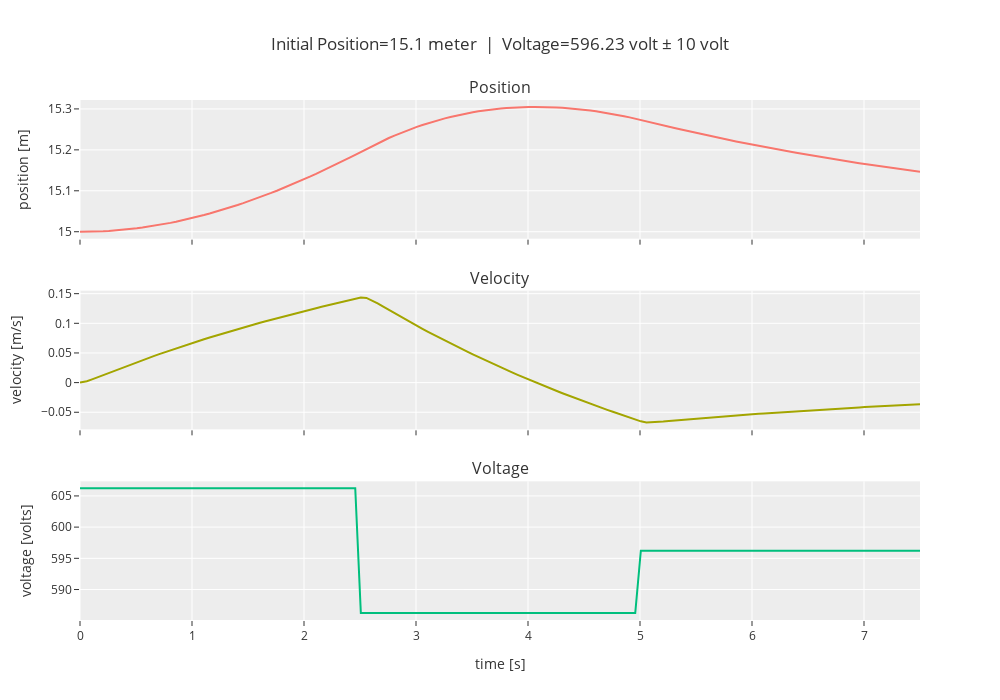

Notebook source saved alongside this figure:
### Markdown cell above
### Position $x = 15$

### Code cell
x = 15
linear_analysis(x, doublet_magnitude=10)

### Figure 1 — Plotly figure (JSON) as saved in the notebook; plotly's stock layout.template omitted (floating-point values rounded to 4 significant figures; data arrays with more than 128 entries replaced by an {"elided": "..."} marker saying what was removed)
{"data": [{"type": "scatter", "x": {"elided": "152 float values"}, "xaxis": "x", "y": {"elided": "152 float values"}, "yaxis": "y"}, {"type": "scatter", "x": {"elided": "152 float values"}, "xaxis": "x2", "y": {"elided": "152 float values"}, "yaxis": "y2"}, {"type": "scatter", "x": {"elided": "152 float values"}, "xaxis": "x3", "y": {"elided": "152 float values"}, "yaxis": "y3"}], "layout": {"annotations": [{"font": {"size": 16}, "showarrow": false, "text": "Position", "x": 0.5, "xanchor": "center", "xref": "paper", "y": 1, "yanchor": "bottom", "yref": "paper"}, {"font": {"size": 16}, "showarrow": false, "text": "Velocity", "x": 0.5, "xanchor": "center", "xref": "paper", "y": 0.6333, "yanchor": "bottom", "yref": "paper"}, {"font": {"size": 16}, "showarrow": false, "text": "Voltage", "x": 0.5, "xanchor": "center", "xref": "paper", "y": 0.2667, "yanchor": "bottom", "yref": "paper"}], "height": 700, "showlegend": false, "title": {"text": "Initial Position=15.1 meter  |  Voltage=596.23 volt ± 10 volt"}, "width": 1000, "xaxis": {"anchor": "y", "autorange": true, "domain": [0, 1], "matches": "x3", "range": [0, 7.5], "showticklabels": false, "type": "linear"}, "xaxis2": {"anchor": "y2", "autorange": true, "domain": [0, 1], "matches": "x3", "range": [0, 7.5], "showticklabels": false, "type": "linear"}, "xaxis3": {"anchor": "y3", "autorange": true, "domain": [0, 1], "range": [0, 7.5], "title": {"text": "time [s]"}, "type": "linear"}, "yaxis": {"anchor": "x", "autorange": true, "domain": [0.7333, 1], "range": [14.98, 15.32], "title": {"text": "position [m]"}, "type": "linear"}, "yaxis2": {"anchor": "x2", "autorange": true, "domain": [0.3667, 0.6333], "range": [-0.07879, 0.155], "title": {"text": "velocity [m/s]"}, "type": "linear"}, "yaxis3": {"anchor": "x3", "autorange": true, "domain": [0, 0.2667], "range": [585.1, 607.3], "title": {"text": "voltage [volts]"}, "type": "linear"}}}
